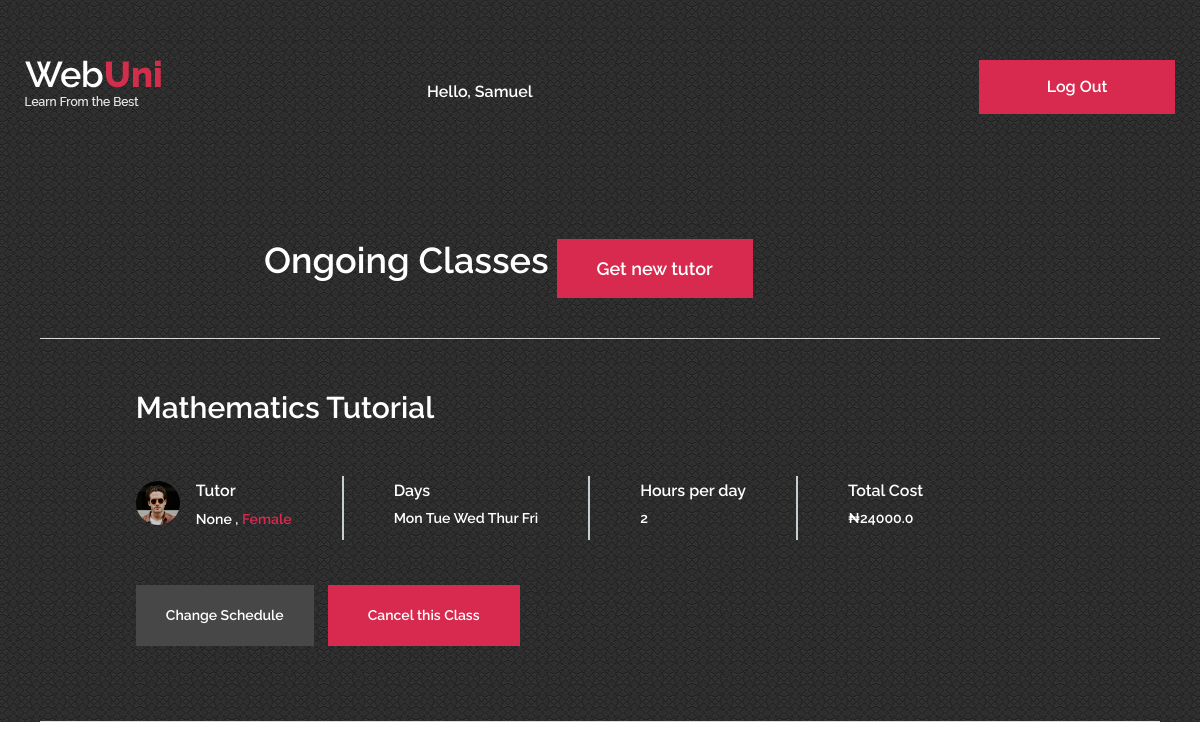
The page /students (signed in) on the database as committed earlier.
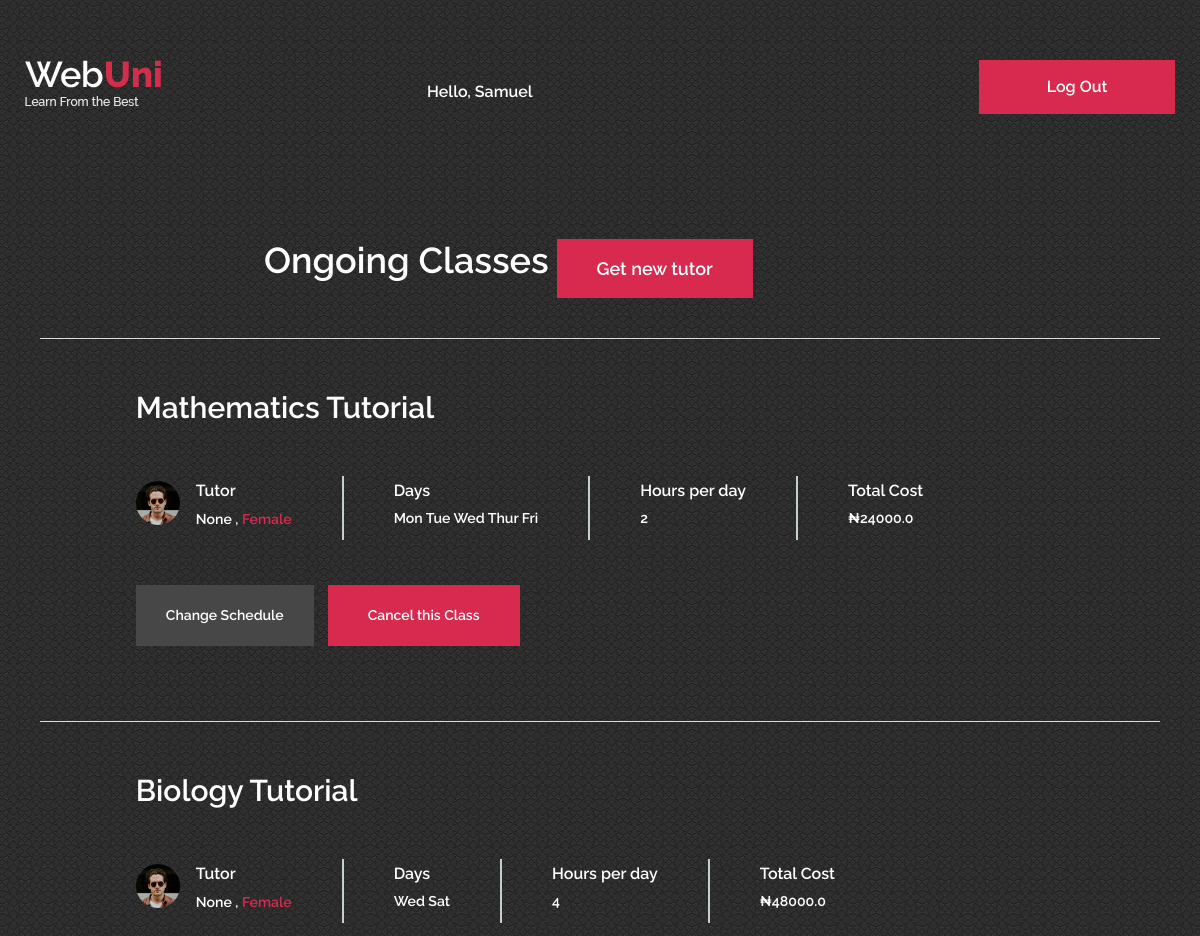
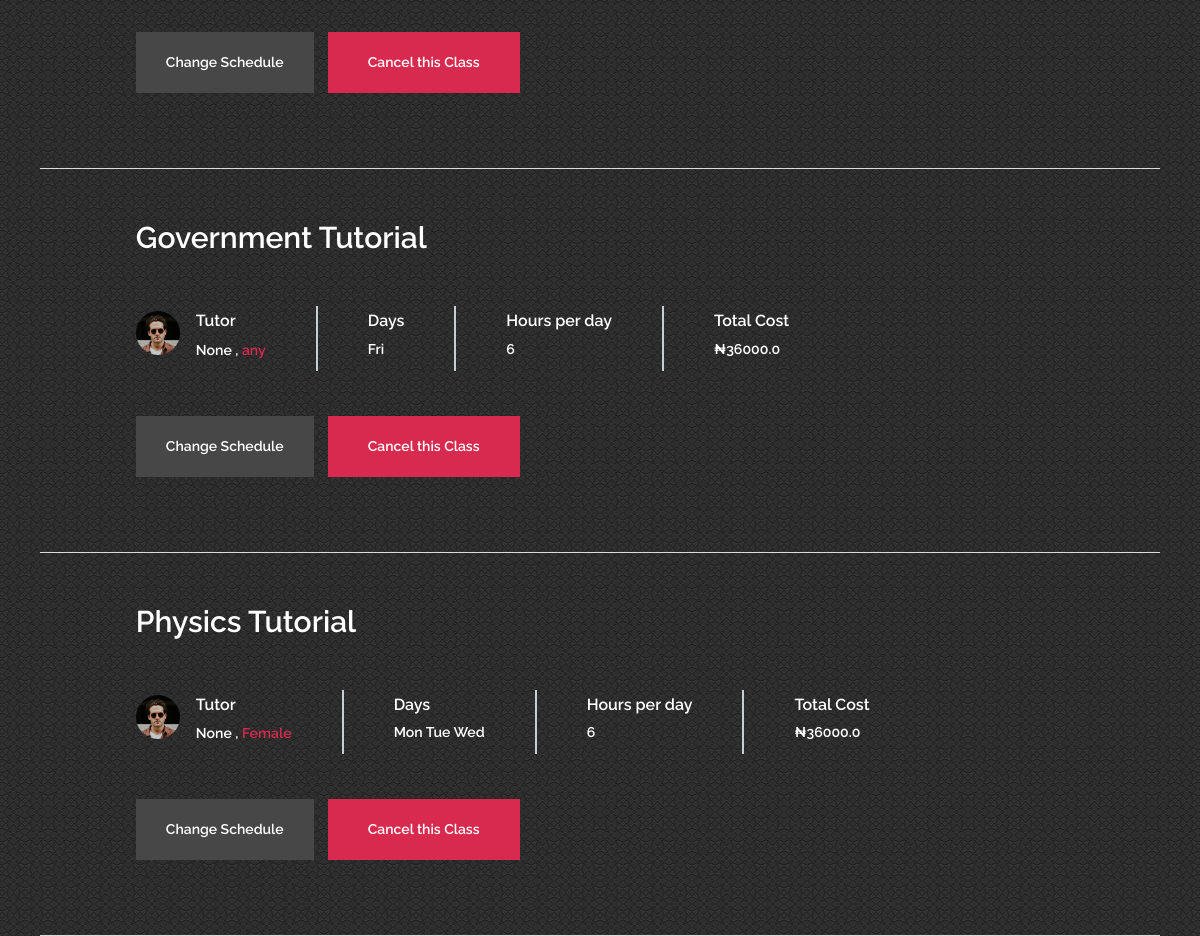
The same page on the database as committed later (2 pictures, top to bottom).
### tables this page shows
CREATE TABLE "schedule" (
	"id"	INTEGER NOT NULL,
	"user_id"	INTEGER NOT NULL,
	"days_of_week"	TEXT NOT NULL,
	"start_date"	TEXT,
	"duration"	INTEGER NOT NULL,
	"hours_per_day"	INTEGER NOT NULL,
	"total"	REAL NOT NULL,
	"tutor_name"	TEXT,
	"subject"	TEXT,
	"tutor_gender"	TEXT,
	PRIMARY KEY("id")
);

### application.py (the view, shortened to what this page needs)
@app.route("/students", methods=["GET", "POST"])
@login_required
def students():
    if request.method == "GET":
        user=session['user_id']
        row = db.execute("SELECT * FROM schedule WHERE user_id = :user", user=user)
        return render_template("students.html", subjects = row)

### application.py (called while the page is built)
@app.after_request
def after_request(response):
    response.headers["Cache-Control"] = "no-cache, no-store, must-revalidate"
    response.headers["Expires"] = 0
    response.headers["Pragma"] = "no-cache"
    return response

### helpers.py (called while the page is built)
def login_required(f):
    @wraps(f)
    def decorated_function(*args, **kwargs):
        if session.get("user_id") is None:
            return redirect("/login")
        return f(*args, **kwargs)
    return decorated_function

### templates/students.html (shortened to what this page needs)
{% extends "layout.html" %}
{% block main %}
<section class="std set-bg" data-setbg="static/img/grey.png">
	<div class="container">
		<div class="container" style="padding-top:0%;">
			<br>
			<div class="site-breadcrumb  text-white row">
				<h2 class="text-center">Ongoing Classes</h2>
				<div class=" w-5 p-1"></div>
				<div class="text-center">
					<a href="/schedule" class="w-8 p-3 site-btn " >Get new tutor</a>
				</div>
			</div>
			<br><hr style="background-color: whitesmoke">
			{% for subject in subjects %}
			<div class="course-meta-area text-white">
				<div class="row">
					<div class="col-lg-10 offset-lg-1">
						<h3>{{subject['subject']}} Tutorial</h3>
						<div class="course-metas">
							<div class="course-meta">
								<div class="course-author">
									<div class="ca-pic set-bg" data-setbg="static/img/tutors/2.jpg"></div>
									<h6>Tutor</h6>
									<p>{{subject['tutor_name']}} , <span>{{subject['tutor_gender']}} </span></p>
								</div>
							</div>
							<div class="course-meta">
								<div class="cm-info">
									<h6>Days</h6>
									<p>
										{{subject['days_of_week'] }} </p>
								</div>
							</div>
							<div class="course-meta">
									<div class="cm-info">
										<h6>Hours per day</h6>
										<p>{{subject['hours_per_day']}} </p>
									</div>
								</div>
							<div class="course-meta">
								<div class="cm-info">
									<h6>Total Cost </h6>
									<p>₦{{subject["total"]}} <span class="rating">
									</p>
								</div>
							</div>
						</div>
						<div class="site-btn price-btn">Change Schedule</div>
						<div class="site-btn buy-btn">Cancel this Class</divref="#">
						</div>
					</div>
				</div>
			</div>
			<br><hr style="background-color: whitesmoke">
			{% endfor %}
</section>
{% endblock %}

### templates/layout.html (shortened to what this page needs)
<!DOCTYPE html>
<html lang="en">
<head>
	<link rel="stylesheet" href="static/css/bootstrap.min.css" />
	<link rel="stylesheet" href="static/css/font-awesome.min.css" />
	<link rel="stylesheet" href="static/css/owl.carousel.css" />
	<link rel="stylesheet" href="static/css/style.css" />
</head>
<body>
	<header class="header-section">
		<div class="container">
			<div class="row">
				<div class="col-lg-3 col-md-3">
					<div class="site-logo">
						<img src="static/img/logo.png" alt="">
					</div>
				</div>
				<div class="col-lg-9 col-md-9">
					{% if session.user_id %}
					<a href="/login" class="site-btn header-btn">Log Out</a>
					<nav class="main-menu">
						<ul>
							<li><a href="/index"></a></li>
							<li class=" btn"><a class="nav-link" href="#">
									<span>
										Hello, {{session['firstname']}} {{session['lastname']}}	</span></a></li>
						</ul>
					</nav>
					{% else %}
					<a href="/register" class="site-btn header-btn">Register</a>
					<nav class="main-menu">
					</nav>
					{% endif %}
				</div>
			</div>
		</div>
	</header>
	{% block main %}
	{% endblock %}
	</body>
</html>

### static/css/style.css (style rules this page uses)
html, body { height: 100%; font-family: 'Raleway', sans-serif; -webkit-font-smoothing: antialiased; font-smoothing: antialiased; }
h1, h2, h3, h4, h5, h6 { margin: 0; font-weight: 600; color: #474747; }
h2 { font-size: 36px; }
h3 { font-size: 30px; }
h6 { font-size: 16px; }
p { font-size: 14.1px; color: #878787; line-height: 2.2; font-weight: 500; }
img { max-width: 100%; }
::placeholder { font-style: italic; }
ul, ol { padding: 0; margin: 0; }
.set-bg { background-repeat: no-repeat; background-size: cover; background-position: top center; }
.text-white h1, .text-white h2, .text-white h3, .text-white h4, .text-white h5, .text-white h6, .text-white p, .text-white span, .text-white li, .text-white a { color: #fff; }
.site-btn { display: inline-block; min-width: 196px; text-align: center; border: none; padding: 15px 10px; font-weight: 600; font-size: 16px; position: relative; color: #fff; cursor: pointer; background: #d82a4e; }
.header-section { position: absolute; width: 100%; top: 0; left: 0; padding-top: 60px; }
.site-logo { display: inline-block; }
.main-menu ul { list-style: none; }
.main-menu ul li { display: inline; }
.main-menu ul li a { display: inline-block; font-size: 16px; color: #fff; margin-left: 45px; font-weight: 600; padding: 20px 0 5px; }
.header-btn { float: right; margin-right: 0; }
.site-breadcrumb { padding-top: 215px; margin-left: 20%; }
.site-breadcrumb a, .site-breadcrumb span { display: inline-block; margin-right: 10px; padding-right: 10px; font-weight: 600; font-size: 18px; }
.site-breadcrumb a { color: #fff; position: relative; }
.course-meta-area { padding: 35px 0; border:black 5px; }
.course-metas { padding-top: 50px; margin-bottom: 45px; display: table; }
.course-meta { display: table-cell; height: 100%; border-right: 2px solid #c5ced0; padding: 5px 50px; }
.course-meta:nth-child(1) { padding-left: 0; }
.course-meta:nth-child(4) { padding-right: 0; border-right: none; }
.course-meta p { margin-bottom: 0; }
.course-meta .course-author .ca-pic { width: 44px; height: 44px; border-radius: 50%; float: left; }
.course-meta .course-author h6 { padding-left: 60px; }
.course-meta .course-author p { padding-left: 60px; margin-bottom: 0; padding-top: 4px; font-weight: 600; }
.course-meta .course-author p span { color: #d82a4e; }
.course-meta .cm-info h6 { margin-bottom: 3px; }
.course-meta .cm-info p { font-weight: 600; }
.course-meta .rating { padding-left: 15px; font-size: 12px; }
.course-meta-area .site-btn { min-width: auto; font-size: 14px; }
.course-meta-area .price-btn { padding: 20px 30px; background: #474747; margin-right: 10px; }
.course-meta-area .buy-btn { padding: 20px 40px; }
@media (min-width: 1200px) { .container { max-width: 1180px; } }
.std { background-repeat: repeat; background-size: auto !important; }

Rows that differ between the two databases and show on the page:
added schedule: subject "Biology", tutor_name "None", tutor_gender "Female", days_of_week "Wed Sat", hours_per_day "4", total "48000.0"
added schedule: subject "Government", tutor_name "None", tutor_gender "any", days_of_week "Fri", hours_per_day "6", total "36000.0"
added schedule: subject "Physics", tutor_name "None", tutor_gender "Female", days_of_week "Mon Tue Wed", hours_per_day "6", total "36000.0"
